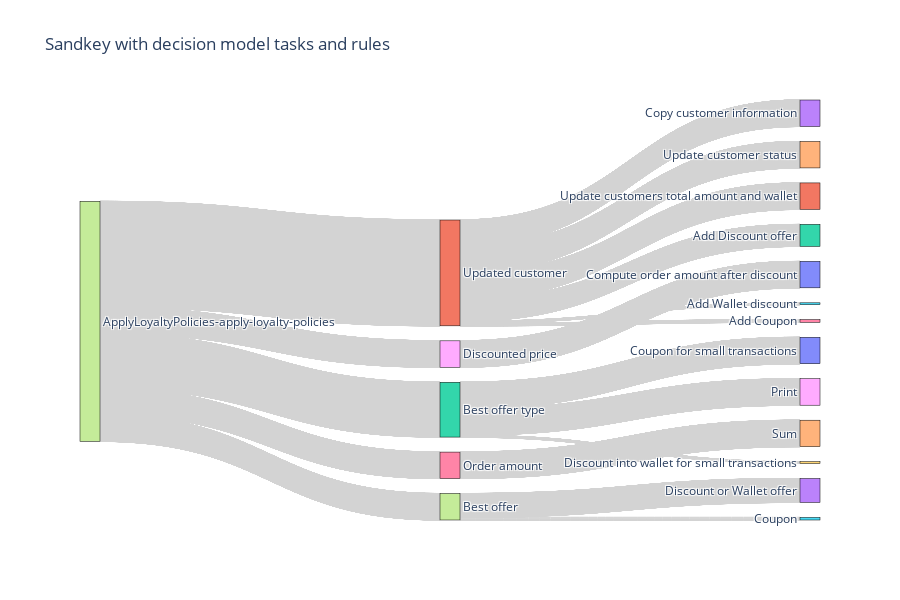

Source (notebook cell):
### Markdown cell above
### 4.1 Representing the decision model coverage through a sandkey <a class="anchor" id="section4_1"></a>
We project all decisions into a sandkey diagram. It shows a synthetic view of all executed assets including rules, tasks and decision models.

### Code cell
#################### setting #################
sources = []
targets = []
labels = []
values = []

for rule in rules:
    labels.extend(list(rule["from"].values()))

labels = list(set(labels))
for rule in rules:
    for item_source, item_target in zip(list(rule["from"].values())[0::1], list(rule["from"].values())[1::1]):
        sources.append(labels.index(item_source))
        targets.append(labels.index(item_target))
        values.append(1)

    sources.append(labels.index(list(rule["from"].values()).pop()))
    targets.append(labels.index(list(rule["from"].values()).pop()))
    values.append(0)

##################### SANKEY PLOT #################
fig = go.Figure(data=[go.Sankey(
    valueformat = ".0f",

    # Define nodes
    node = dict(
      pad = 15,
      thickness = 20,
      line = dict(color = "black", width = 0.5),
      label = labels,
      #color = [random.choice(px.colors.qualitative.Plotly) for i in range(0, len(labels))]
    ),

    # Add links
    link = dict(
      source = sources, 
      target = targets,
      value = values,
      label = labels,
      color = "lightgrey"
      #color = [random.choice(px.colors.qualitative.Set3) for i in range(0, len(labels))]
  ))])

fig.update_layout(title_text="Sandkey with decision model tasks and rules", height=600, ) #width=2000
fig.show()

### Figure 1 — Plotly figure (JSON) as saved in the notebook; plotly's stock layout.template omitted (floating-point values rounded to 4 significant figures; data arrays with more than 128 entries replaced by an {"elided": "..."} marker saying what was removed)
{"data": [{"link": {"color": "lightgrey", "label": ["Coupon for small transactions", "Updated customer", "Best offer type", "Copy customer information", "Update customer status", "Add Wallet discount", "Order amount", "Best offer", "Discounted price", "Discount into wallet for small transactions", "Compute order amount after discount", "Update customers total amount and wallet", "Add Discount offer", "Discount or Wallet offer", "Sum", "Coupon", "Add Coupon", "ApplyLoyaltyPolicies-apply-loyalty-policies", "Print"], "source": {"elided": "27213 int values"}, "target": {"elided": "27213 int values"}, "value": {"elided": "27213 int values"}}, "node": {"label": ["Coupon for small transactions", "Updated customer", "Best offer type", "Copy customer information", "Update customer status", "Add Wallet discount", "Order amount", "Best offer", "Discounted price", "Discount into wallet for small transactions", "Compute order amount after discount", "Update customers total amount and wallet", "Add Discount offer", "Discount or Wallet offer", "Sum", "Coupon", "Add Coupon", "ApplyLoyaltyPolicies-apply-loyalty-policies", "Print"], "line": {"color": "black", "width": 0.5}, "pad": 15, "thickness": 20}, "type": "sankey", "valueformat": ".0f"}], "layout": {"height": 600, "title": {"text": "Sandkey with decision model tasks and rules"}}}
